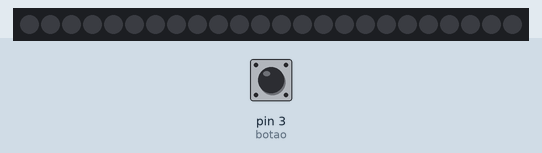
Recording of a sketch running on a simulated Arduino Uno, built with avr-gcc and run on an emulated ATmega328P. Parts: 24 RGB LEDs in strip order, left to right. The test bench sets the inputs (shaded band); at power-on: pin 3 (botao) LOW. Dim RGB values are drawn brighter than linear.

Above: at 1.5 s.
1.6 s: pin 3 (botao) pulled HIGH for 0.45 s
At 2.05 s:
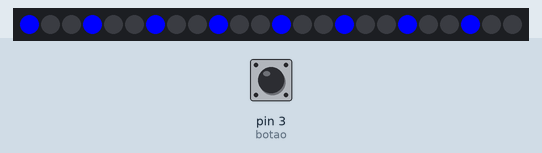
At 3.89 s:
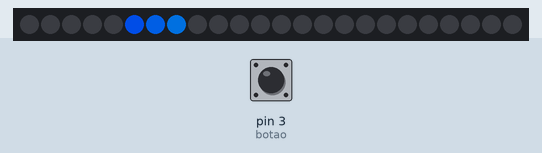

The sketch:

anel_de_leds1.ino
```cpp
#include <Adafruit_NeoPixel.h>

#define numLeds   24    // Anel de leds com 24 leds
#define pinNumber 2     // Pino do arduino
const int botao = 3;
int aux;
int k=0;

Adafruit_NeoPixel pixels = Adafruit_NeoPixel(numLeds, pinNumber, NEO_GRB + NEO_KHZ800);

int leds1[8]={0,3,6, 9,12,15,18,21};
int leds2[8]={1,4,7,10,13,16,19,22};
int leds3[8]={2,5,8,11,14,17,20,23};

int tempo = 110;

void setup(){
  Serial.begin(9600);
  pixels.begin();
  pinMode(botao, INPUT);
}

void loop() {

  uint32_t color1;
  uint32_t color2;
  uint16_t led;


   if (digitalRead(botao)== 1){
    aux = 1 - aux;
    delay(200);
  }

  if(aux == 1){    //FORMA 1

    while (k<3){
   for(int x=0; x<=7; x++){
     pixels.setPixelColor(leds3[x], pixels.Color(0, 0, 0));
     pixels.setPixelColor(leds1[x], pixels.Color(0, 0, 255)); // Pixel número "0" - Cores (Red = 0, Green = 0, Blue = 255)
     pixels.show();
   }
   delay(tempo);

   for(int x=0; x<=7; x++){
     pixels.setPixelColor(leds1[x], pixels.Color(0, 0, 0));
     pixels.setPixelColor(leds2[x], pixels.Color(0, 0, 255)); // Pixel número "0" - Cores (Red = 0, Green = 0, Blue = 255)
     pixels.show();
   }
   delay(tempo);

   for(int x=0; x<=7; x++){
     pixels.setPixelColor(leds2[x], pixels.Color(0, 0, 0));
     pixels.setPixelColor(leds3[x], pixels.Color(0, 0, 255)); // Pixel número "0" - Cores (Red = 0, Green = 0, Blue = 255)
     pixels.show();
   }
   delay(tempo);
    pixels.clear();
      k++;
    }

    k=0;
    //FORMA 2
    while (k<3){
     for (led=0; led<24; led++){
          color1 = pixels.Color (0, (255/24)*(led+1), (255/24)*(24-(led+1)));

      if (led>2){
    	  pixels.setPixelColor(led-3, 0);
    }
   	      pixels.setPixelColor(led, color1);
          pixels.show();
          delay(110);
  }
     pixels.clear();

   k++;
 }

    k=0;

    //FORMA 3= 2
    while (k<3){
     for (led=0; led<24; led++){
          color2 = pixels.Color ((255/24)*(led+1), 0, (255/24)*(24-(led+1)));

      if (led>5){
    	  pixels.setPixelColor(led-6, 0);
     }
   	      pixels.setPixelColor(led, color2);
          pixels.show();
          delay(110);
   }
     pixels.clear();
       k++;
  }

    k=0;
 }
    else{
      for(int x=0; x<=7; x++){
     pixels.setPixelColor(leds3[x], pixels.Color(0, 0, 0));
     pixels.setPixelColor(leds1[x], pixels.Color(0, 0, 0)); // Pixel número "0" - Cores (Red = 0, Green = 0, Blue = 255)
     pixels.show();
   }
   delay(tempo);

   for(int x=0; x<=7; x++){
     pixels.setPixelColor(leds1[x], pixels.Color(0, 0, 0));
     pixels.setPixelColor(leds2[x], pixels.Color(0, 0, 0)); // Pixel número "0" - Cores (Red = 0, Green = 0, Blue = 255)
     pixels.show();
   }
   delay(tempo);

   for(int x=0; x<=7; x++){
     pixels.setPixelColor(leds2[x], pixels.Color(0, 0, 0));
     pixels.setPixelColor(leds3[x], pixels.Color(0, 0, 0)); // Pixel número "0" - Cores (Red = 0, Green = 0, Blue = 255)
     pixels.show();
   }
   delay(tempo);
  }
 }
```

Measured:
- after the input at 1.6 s, the LEDs: change after 0.40 s (image 1)
